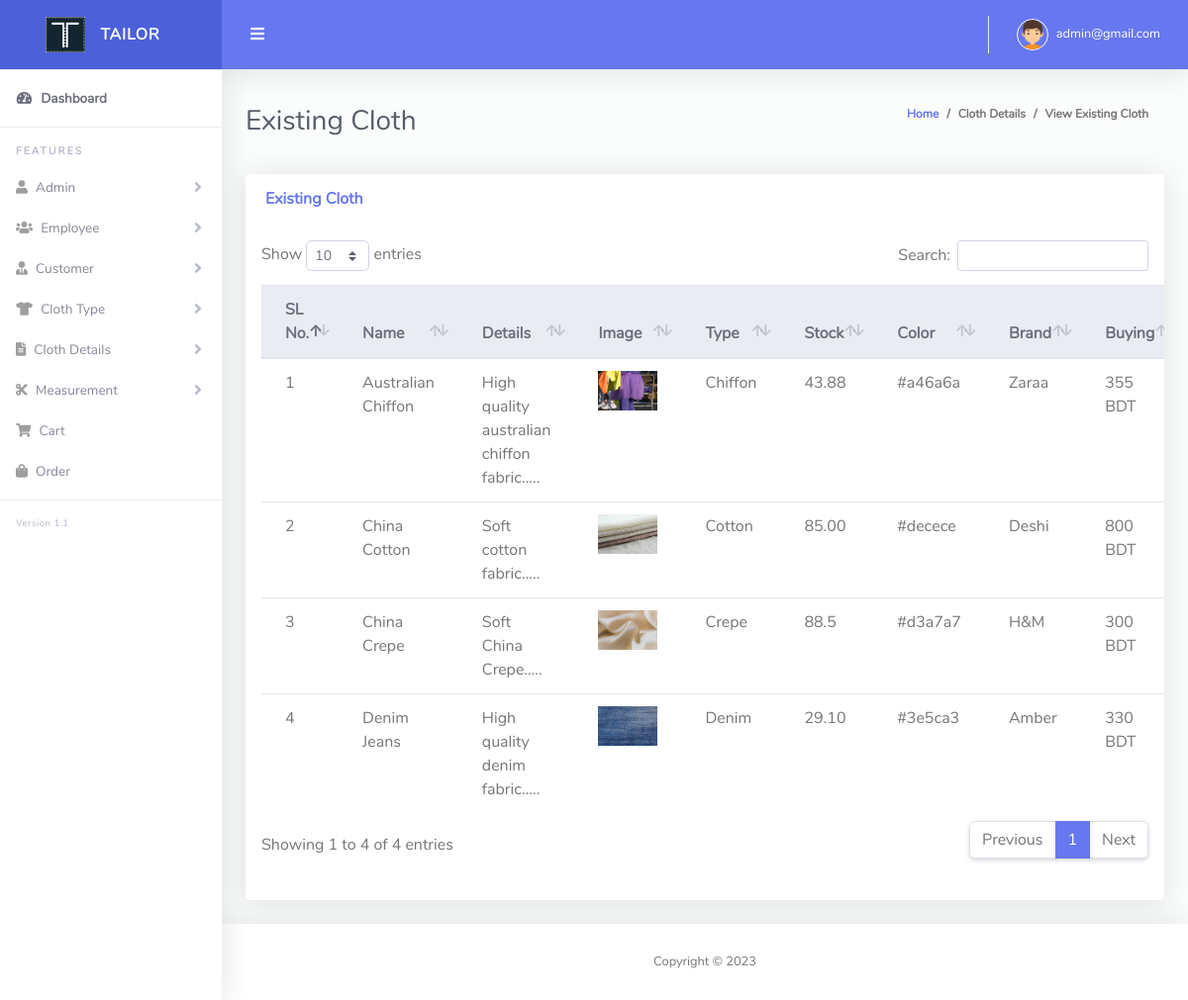
The app's page /all_cloth.php (signed in) with its own data.
### tables this page shows
CREATE TABLE `tbl_cloth` (
  `id` int(11) NOT NULL,
  `cloth_name` varchar(255) NOT NULL,
  `type` int(11) NOT NULL,
  `details` text NOT NULL,
  `image` varchar(255) NOT NULL,
  `stock` varchar(255) NOT NULL,
  `color` varchar(255) NOT NULL,
  `brand` varchar(255) NOT NULL,
  `buying_price` int(11) NOT NULL,
  `selling_price` int(11) NOT NULL,
  `discount` int(11) NOT NULL,
  `created_at` timestamp NOT NULL DEFAULT current_timestamp(),
  `soft_delete` tinyint(4) NOT NULL DEFAULT 0
);

CREATE TABLE `cloth_type` (
  `id` int(11) NOT NULL,
  `name` varchar(255) NOT NULL,
  `soft_delete` tinyint(4) NOT NULL DEFAULT 0
);

### Classes/DB.php (called while the page is built, shortened)
<?php
class DB
{
    public function connect(){
        $this->conn = new mysqli("localhost","root","","tailor_shop");
        if ($this->conn->connect_error) {
          die("Connection failed: " . $this->conn->connect_error);
        } else {
            return $msg =  "connected";
        }
    }
}

### Classes/ClothClass.php (called while the page is built, shortened)
<?php
include_once 'db.php';
class ClothClass extends DB
{
    public function viewCloth(){
        $query  = "SELECT tbl_cloth.*, cloth_type.name FROM tbl_cloth INNER JOIN cloth_type ON
        tbl_cloth.type = cloth_type.id WHERE tbl_cloth.soft_delete = 0 ORDER BY tbl_cloth.cloth_name";
        $result = $this->conn->query($query);
        return $result;
    }
}

### Classes/FormatClass.php (called while the page is built, shortened)
<?php
Class Format{
    public function textShorten($text, $limit = 400){
        $text = $text . " ";
        $text = substr($text, 0, $limit);
        $text = substr($text, 0, strrpos($text, ' '));
        $text = $text . ".....";
        return $text;
    }
}

### all_cloth.php (the view, shortened to what this page needs)
<?php include 'layouts/header.php';
?>
<div class="container-fluid" id="container-wrapper">
    <div class="d-sm-flex align-items-center justify-content-between mb-4">
        <h1 class="h3 mb-0 text-gray-800">Existing Cloth</h1>
        <ol class="breadcrumb">
            <li class="breadcrumb-item"><a href="./">Home</a></li>
            <li class="breadcrumb-item">Cloth Details</li>
            <li class="breadcrumb-item active" aria-current="page">View Existing Cloth</li>
        </ol>
    </div>
    <div class="row">
        <div class="col-lg-12 mb-4">
            <div class="card">
                <div class="card-header py-3 d-flex flex-row align-items-center justify-content-between">
                    <h6 class="m-0 font-weight-bold text-primary">Existing Cloth</h6>
                </div>
                <div class="table-responsive p-3">
                    <table class="table align-items-center table-flush" id="dataTable">
                        <thead class="thead-light">
                            <tr>
                                <th>SL No.</th>
                                <th>Name</th>
                                <th>Details</th>
                                <th>Image</th>
                                <th>Type</th>
                                <th>Stock</th>
                                <th>Color</th>
                                <th>Brand</th>
                                <th>Buying</th>
                            </tr>
                        </thead>
                        <tbody>
                            <?php
                            $i = 0;
                            $view = $cloth->viewCloth();
                            foreach ($view as $value) {
                            ?>
                                <tr>
                                    <td><?php echo $i += 1; ?></td>
                                    <td><?php echo $value['cloth_name']; ?></td>
                                    <td><?php echo $fm->textShorten($value['details'], 100); ?></td>
                                    <td><img src="<?php echo $value['image']; ?>" height="40px" width="60px" /></td>
                                    <td><?php echo $value['name']; ?></td>
                                    <td><?php echo $value['stock']; ?></td>
                                    <td><?php echo $value['color']; ?></td>
                                    <td><?php echo $value['brand']; ?></td>
                                    <td><?php echo $value['buying_price']; ?> BDT</td>
                                </tr>
                            <?php } ?>
                        </tbody>
                    </table>
                </div>
                <div class="card-footer"></div>
            </div>
        </div>
    </div>
</div>
<?php include 'layouts/footer.php'; ?>

### layouts/header.php (shortened to what this page needs)
<?php
  include 'Classes/ClothClass.php';
  $cloth = new ClothClass();
  include 'Classes/FormatClass.php';
  $fm = new Format();
?>
<!DOCTYPE html>
<html lang="en">
<head>
  <link href="vendor/fontawesome-free/css/all.min.css" rel="stylesheet" type="text/css">
  <link href="vendor/bootstrap/css/bootstrap.min.css" rel="stylesheet" type="text/css">
  <link href="css/ruang-admin.min.css" rel="stylesheet">
  <link href="vendor/datatables/dataTables.bootstrap4.min.css" rel="stylesheet">
</head>
<body id="page-top">
  <div id="wrapper">
    <ul class="navbar-nav sidebar sidebar-light accordion" id="accordionSidebar">
      <a class="sidebar-brand d-flex align-items-center justify-content-center" href="index.php">
        <div class="sidebar-brand-icon">
          <img src="img/logo/logo.jpg">
        </div>
        <div class="sidebar-brand-text mx-3">TAILOR</div>
      </a>
      <hr class="sidebar-divider my-0">
      <li class="nav-item active">
        <a class="nav-link" href="index.php">
          <i class="fas fa-fw fa-tachometer-alt"></i>
          <span>Dashboard</span></a>
      </li>
      <hr class="sidebar-divider">
      <div class="sidebar-heading">
        Features
      </div>
      <div>
      <li class="nav-item">
        <a class="nav-link collapsed" href="#" data-toggle="collapse" data-target="#collapseTable" aria-expanded="true"
          aria-controls="collapseTable">
          <i class="fas fa-solid fa-user"></i>
          <span>Admin</span>
        </a>
      </li>
      <li class="nav-item">
        <a class="nav-link collapsed" href="#" data-toggle="collapse" data-target="#collapseTable1" aria-expanded="true"
          aria-controls="collapseTable">
          <i class="fas fa fa-users"></i>
          <span>Employee</span>
        </a>
      </li>
      <li class="nav-item">
        <a class="nav-link collapsed" href="#" data-toggle="collapse" data-target="#collapseTable2" aria-expanded="true"
          aria-controls="collapseTable">
          <i class="fas fal fa-user-tie"></i>
          <span>Customer</span>
        </a>
      </li>
      <li class="nav-item">
        <a class="nav-link collapsed" href="#" data-toggle="collapse" data-target="#collapseForm" aria-expanded="true"
          aria-controls="collapseForm">
          <i class="fas fa-tshirt"></i>
          <span>Cloth Type</span>
        </a>
      </li>
      <li class="nav-item">
        <a class="nav-link collapsed" href="#" data-toggle="collapse" data-target="#collapseForm1" aria-expanded="true"
          aria-controls="collapseForm">
          <i class="fas fa-file-alt"></i>
          <span>Cloth Details</span>
        </a>
      </li>
      <li class="nav-item">
        <a class="nav-link collapsed" href="#" data-toggle="collapse" data-target="#collapseForm2" aria-expanded="true"
          aria-controls="collapseForm">
          <i class="fas fa-cut"></i>
          <span>Measurement</span>
        </a>
      </li>
      <li class="nav-item">
        <a class="nav-link" href="cart.php">
          <i class="fas fa-shopping-cart"></i>
          <span>Cart</span>
        </a>
      </li>
      <li class="nav-item">
        <a class="nav-link" href="order.php">
          <i class="fas fa-shopping-bag"></i>
          <span>Order</span>
        </a>
      </li>
      <hr class="sidebar-divider">
      <div class="version" id="version-ruangadmin"></div>
    </ul>
    <div id="content-wrapper" class="d-flex flex-column">
      <div id="content">
        <nav class="navbar navbar-expand navbar-light bg-navbar topbar mb-4 static-top">
          <button id="sidebarToggleTop" class="btn btn-link rounded-circle mr-3">
            <i class="fa fa-bars"></i>
          </button>
          <ul class="navbar-nav ml-auto">
            <li class="nav-item dropdown no-arrow">
              <a class="nav-link dropdown-toggle" href="#" id="userDropdown" role="button" data-toggle="dropdown"
                aria-haspopup="true" aria-expanded="false">
                <img class="img-profile rounded-circle" src="img/boy.png" style="max-width: 60px">
                <span class="ml-2 d-none d-lg-inline text-white small"><?php echo $_SESSION['email']; ?></span>
              </a>
            </li>
          </ul>
        </nav>

### layouts/footer.php (shortened to what this page needs)
<footer class="sticky-footer bg-white">
  <div class="container my-auto">
    <div class="copyright text-center my-auto">
      <span>Copyright &copy; <script> document.write(new Date().getFullYear()); </script>
      </span>
    </div>
  </div>
</footer>
    </div>
  </div>
</body>
</html>

### records on screen
tbl_cloth: i "1", cloth_name "Australian Chiffon", details "High quality australian chiffon fabric.....", image (picture), cloth_type.name "Chiffon", stock "43.88", color "#a46a6a", brand "Zaraa", buying_price "355"
tbl_cloth: i "2", cloth_name "China Cotton", details "Soft cotton fabric.....", image (picture), cloth_type.name "Cotton", stock "85.00", color "#decece", brand "Deshi", buying_price "800"
tbl_cloth: i "3", cloth_name "China Crepe", details "Soft China Crepe.....", image (picture), cloth_type.name "Crepe", stock "88.5", color "#d3a7a7", brand "H&M", buying_price "300"
tbl_cloth: i "4", cloth_name "Denim Jeans", details "High quality denim fabric.....", image (picture), cloth_type.name "Denim", stock "29.10", color "#3e5ca3", brand "Amber", buying_price "330"

### other values on screen
$_SESSION['email'] "admin@gmail.com"
